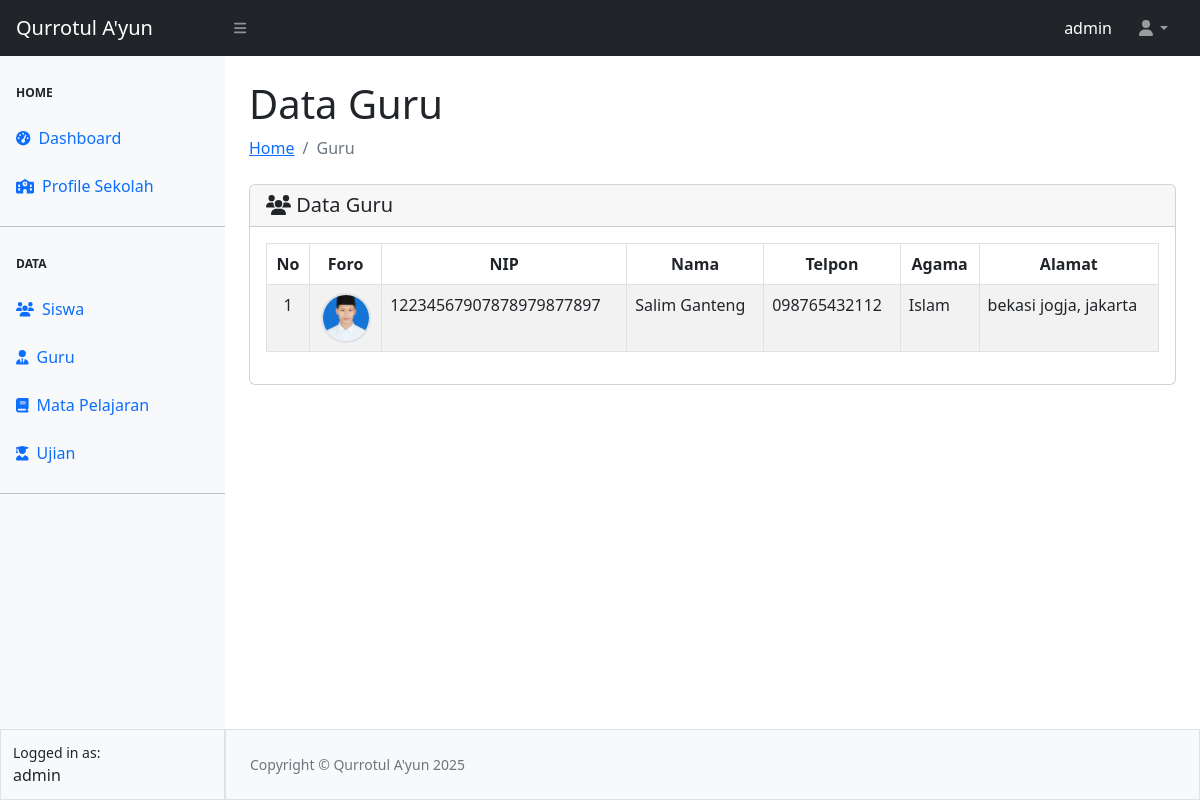
The page /guru/data-guru.php (signed in) on the database its author committed.
### tables this page shows
CREATE TABLE `tbl_guru` (
  `id` int(11) NOT NULL,
  `nip` varchar(30) NOT NULL,
  `nama` varchar(100) NOT NULL,
  `alamat` varchar(128) NOT NULL,
  `telpon` varchar(20) NOT NULL,
  `agama` varchar(20) NOT NULL,
  `foto` varchar(20) NOT NULL
);

### guru/data-guru.php (the view, shortened to what this page needs)
<?php
require_once "../config.php";
require_once "../template/header.php";
require_once "../template/sidebar-guru.php";
require_once "../template/navbar.php";
?>
<div id="layoutSidenav_content">
    <main>
        <div class="container-fluid px-4">
            <h1 class="mt-4">Data Guru</h1>
            <ol class="breadcrumb mb-4">
                <li class="breadcrumb-item"><a href="../index.php">Home</a></li>
                <li class="breadcrumb-item active">Guru</li>
            </ol>
            <div class="card">
                <div class="card-header">
                    <span class="h5"><i class="fa-solid fa-users"></i> Data Guru</span>
                </div>
                <div class="card-body">
                    <table class="table table-bordered table-striped table-hover" id="datatablesSimple">
                        <thead>
                            <tr>
                                <th scope="col">
                                    <center>No</center>
                                </th>
                                <th scope="col">
                                    <center>Foro</center>
                                </th>
                                <th scope="col">
                                    <center>NIP</center>
                                </th>
                                <th scope="col">
                                    <center>Nama</center>
                                </th>
                                <th scope="col">
                                    <center>Telpon</center>
                                </th>
                                <th scope="col">
                                    <center>Agama</center>
                                </th>
                                <th scope="col">
                                    <center>Alamat</center>
                                </th>
                            </tr>
                        </thead>
                        <tbody>
                            <?php
                            $no = 1;
                            $queryGuru = mysqli_query($koneksi, "SELECT * FROM tbl_guru");
                            while ($data = mysqli_fetch_array($queryGuru)) {
                            ?>
                                <tr>
                                    <td scope="row">
                                        <center><?= $no++ ?></center>
                                    </td>
                                    <td>
                                        <center><img src="../asset/image/<?= $data['foto'] ?>" class="rounded-circle border border-2" width="50" height="50" style="object-fit: cover;" alt=""></center>
                                    </td>
                                    <td><?= $data['nip'] ?></td>
                                    <td><?= $data['nama'] ?></td>
                                    <td><?= $data['telpon'] ?></td>
                                    <td><?= $data['agama'] ?></td>
                                    <td><?= $data['alamat'] ?></td>
                                </tr>
                            <?php } ?>
                        </tbody>
                    </table>
                </div>
            </div>
        </div>
    </main>
    <?php
    require_once "../template/footer.php";
    ?>

### rows shown on the page
tbl_guru: foto (picture), nip "12234567907878979877897", nama "Salim Ganteng", telpon "098765432112", agama "Islam", alamat "bekasi jogja, jakarta"

### other values the page prints
$_SESSION["ssUser"] "admin"
